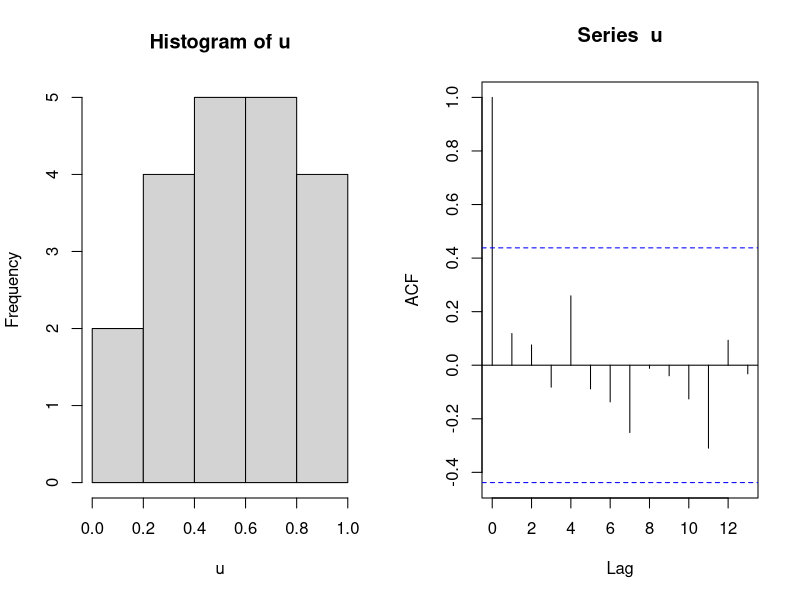

Here is the R script that generated this plot:
## ---- chunk 1
nIters = 500
sum = 0
for(i in 1:nIters){
  sum = sum + 1/i^2
}
sum
## ---- chunk 2
u = runif(1000)
breaks <- c(0,.25,.5,.75,1)
table(cut(u, breaks = breaks))
## ---- chunk 3
sum = 0
count = 0
while(sum < 999){
  sum = sum + runif(1)
  count = count + 1 
}
count
## ---- chunk 4
f_fn = function(x){
  return (x^4 + 3*x^3 - 2*x^2 - 1)
}
fprime_fn = function(x){
  return (4*x^3 + 9*x^2 - 4*x)
}

x = numeric(1)
i = 1
x[i] = 1
tolerance <- 0.00001
while( abs( f_fn(x[i])) > tolerance) {
  i = i + 1
  x[i] = x[i-1] - f_fn(x[i-1]) / fprime_fn(x[i-1]) 
  print(x[i])
}
print(x)
## ---- chunk 5
sample(1:6,1000, replace=TRUE)
## ---- chunk 6
GenerateRandomUniforms <- function (a, b, M, seed, n) {
  rnumbers = numeric(n)
  for(j in 1:n){
    seed = (a*seed + b)%%M
    rnumbers[j] = seed/M
  }
  return(rnumbers)
}
## ---- chunk 7
u = GenerateRandomUniforms(a = 172, b = 0, M = 30307, seed = 17218, n=20)
u
par(mfcol = c(1,2))
hist(u)
acf(u)
## ---- chunk 8
nIters = 1000
vals = numeric(nIters)
for(i in 1:nIters){
  vals[i]=sum(runif(3,0,4))
}

## ---- chunk 9
vals = numeric(nIters)
for(i in 1:nIters){
  vals[i]=sum(runif(3,0,4)^2)
}
## ---- chunk 10
vals = numeric(nIters)
for(i in 1:nIters){
  vals[i] <- sum(runif(3,0,4)^(1/2)) 
#  if(val> 0.8)
#    vals[i] = 1
#  else
#    vals[i] = 0
    
}
